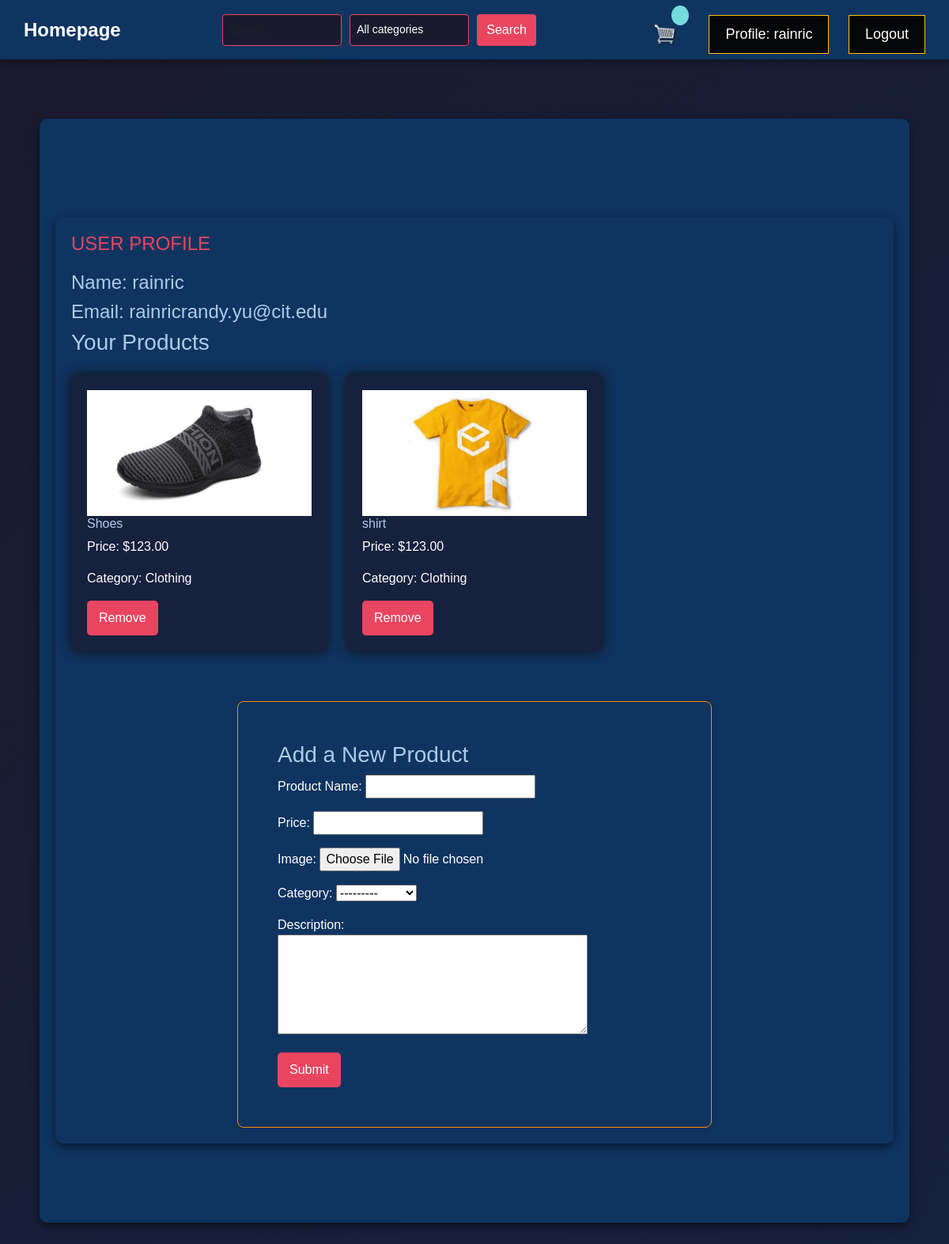
/profile/ (signed in), run on an earlier commit of the app's database.
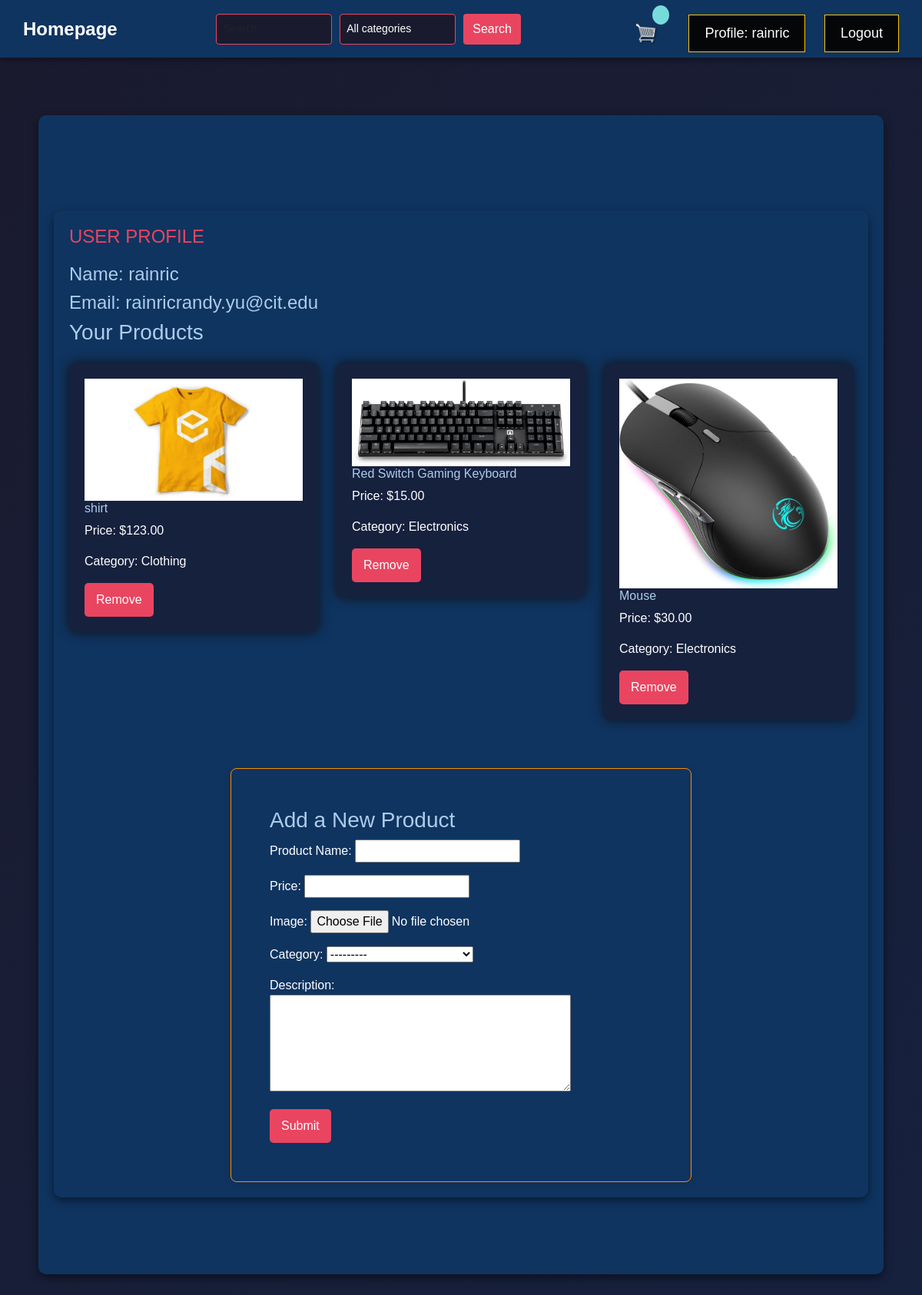
And on a later commit of the database.
### store/models.py (models this page shows, shortened)
class Product(models.Model):
	name = models.CharField(max_length=200)
	price = models.DecimalField(max_digits=10, decimal_places=2)
	image = models.ImageField(upload_to='products/')
	digital = models.BooleanField(default=False)
	category = models.ForeignKey(Category, on_delete=models.CASCADE)
	user = models.ForeignKey(User, on_delete=models.SET_NULL, null=True, related_name='products')
	description = models.CharField(max_length=2000, null=True, default="")

class Category(models.Model):
    name = models.CharField(max_length=200, default="")
    def __str__(self):
        return self.name

### store/views.py (the view)
# urls.py: path('profile/', views.profile, name='profile'),
@login_required
def profile(request):
    user = request.user
    products = user.products.all()
    if request.method == 'POST':
        form = ProductForm(request.POST, request.FILES)
        if form.is_valid():
            product = form.save(commit=False)
            product.user = user
            product.save()
            return redirect('/profile')
    else:
        form = ProductForm()
    context = {
        'user': request.user,
        'products': request.user.products.all(),
        'form': form,
        }
    return render(request, 'store/profile.html', context)

### store/forms.py
class ProductForm(forms.ModelForm):
    class Meta:
        model = Product
        fields = ['name', 'price', 'image', 'category', 'description']

### store/templates/store/profile.html (shortened to what this page needs)
{% extends 'store/boang.html' %}
{% load static %}
{% block content %}
<div class="container">
    <h2>User Profile</h2>
    <h4>Name: {{ user.username }}</h4>
    <h4>Email: {{ user.email }}</h4>
    <h3>Your Products</h3>
    <div class="row">
        {% for product in products %}
        <div class="col-lg-4">
            <div class="box-element product">
                <img src="{{ product.image.url }}" alt="{{ product.name }}" class="img-fluid">
                <h6>{{ product.name }}</h6>
                <p>Price: ${{ product.price }}</p>
                <p>Category: {{ product.category.name }}</p>
                <form method="post" action="{% url 'store:remove_product' product.id %}">
                    <button type="submit">Remove</button>
                </form>
            </div>
        </div>
        {% empty %}
        <p>You have not added any products yet.</p>
        {% endfor %}
    </div>
    <br><br>
    <div class="container" style="max-width: 600px; margin: 0 auto; padding: 50px; border: 1px solid #ff8c00; border-radius: 8px; box-shadow: 0 2px 10px rgba(0, 0, 0, 0.1); transition: transform 0.3s;">
        <h3>Add a New Product</h3>
        <form method="post" enctype="multipart/form-data">
            <div class="form-group">
                <label for="id_name">Product Name:</label>
                {{ form.name }}
            </div>
            <div class="form-group">
                <label for="id_price">Price:</label>
                {{ form.price }}
            </div>
            <div class="form-group">
                <label for="id_image">Image:</label>
                {{ form.image }}
            </div>
            <div class="form-group">
                <label for="id_category">Category:</label>
                {{ form.category }}
            </div>
            <label for="id_description">Description:</label>
            <div class="form-group">
                <textarea id="id_description" name="description" rows="5" cols="40">{{ form.description.value }}</textarea>
            </div>
            <button type="submit">Submit</button>
        </form>
    </div>
</div>
{% endblock %}

What changed in the data, as far as the page shows it:
removed Product: image (picture), name "Shoes", price "123.00", category.name "Clothing"
added Product: image (picture), name "Red Switch Gaming Keyboard", price "15.00", category.name "Electronics"
added Product: image (picture), name "Mouse", price "30.00", category.name "Electronics"
